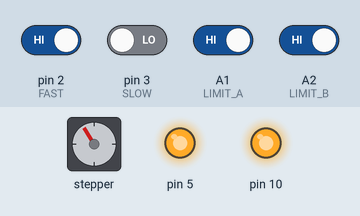
Recording of a sketch running on a simulated Arduino Uno, built with avr-gcc and run on an emulated ATmega328P. Shown: stepper motor, output pins drawn as LEDs (lit = HIGH). The inputs (shaded band) are chosen by the test bench; at power-on: A1 (LIMIT_A), A2 (LIMIT_B), pin 2 (FAST) HIGH, pin 3 (SLOW) LOW. Stepper angles assume 200 steps per turn.

Above: at 3.9 s.
4.0 s: pin 3 (SLOW) driven HIGH
At 5.1 s:
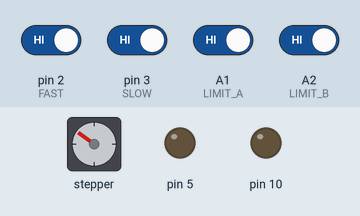
5.7 s: pin 2 (FAST) driven LOW
At 5.95 s:
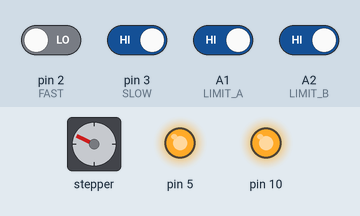
8.7 s: A1 (LIMIT_A) driven LOW
At 9.3 s:
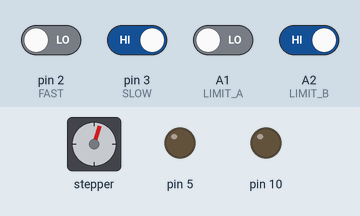
10.2 s: pin 3 (SLOW) driven LOW
13.2 s: A2 (LIMIT_B) driven LOW
At 14.4 s:
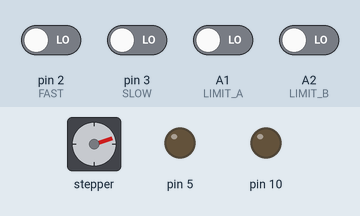
14.7 s: A1 (LIMIT_A) driven HIGH
At 16.35 s:
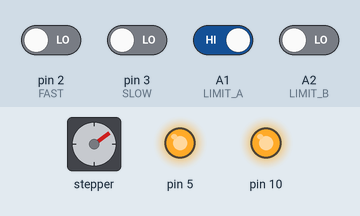
Timing chart, 0 to 18.7 s (numbered marks = the images above; inputs shaded):
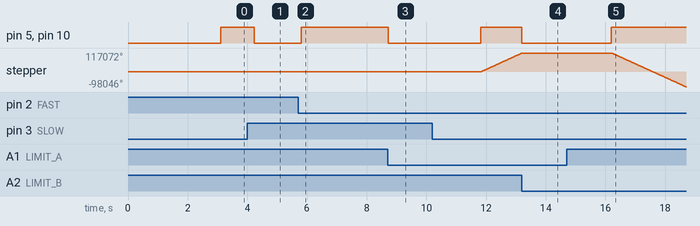

Measured:
- after the input at 4.0 s, pin 5, pin 10: HIGH → LOW after 0.23 s; stepper: goes on until 4.2 s, then stays -54°
- after the input at 5.7 s, pin 5, pin 10: LOW → HIGH after 0.10 s; stepper: keeps turning counter-clockwise at about 596°/s, starting after 0.10 s
- after the input at 8.7 s, pin 5, pin 10: HIGH → LOW at once
- after the input at 13.2 s, pin 5, pin 10: HIGH → LOW at once
- after the input at 14.7 s, pin 5, pin 10: LOW → HIGH after 1.5 s; stepper: keeps turning counter-clockwise at about 86055°/s, starting after 1.5 s
- by itself, stepper: keeps turning counter-clockwise at about 51°/s

The sketch:

move-frv-back.ino
```cpp
#include <Stepper.h>

#define STEPS 200
#define LIMIT_A A1
#define LIMIT_B A2
#define FAST 2
#define SLOW 3

#define ON_LIMIT_A ! digitalRead(LIMIT_A)
#define ON_LIMIT_B ! digitalRead(LIMIT_B)

#define GO_FAST digitalRead(FAST) == 0 && digitalRead(SLOW) == 1
#define GO_SLOW digitalRead(FAST) == 1 && digitalRead(SLOW) == 0
#define GO_NONE digitalRead(FAST) == 1 && digitalRead(SLOW) == 1

#define SP_NONE   0
#define SP_SLOW   8
#define SP_FAST 100

enum tstate {ST_IDLE, ST_LIMIT_A, ST_GO_A, ST_LIMIT_B, ST_GO_B, ST_STOP};

Stepper a_stepper(STEPS, 6, 7, 8, 9);

int read_speed()
{
  if (GO_FAST) return SP_FAST;
  if (GO_SLOW) return SP_SLOW;
  if (GO_NONE) return SP_NONE;
}

void setup()
{
  a_stepper.setSpeed(SP_SLOW);
  Serial.begin(9600);
  pinMode( 5, 1);
  pinMode(10, 1);
  pinMode(FAST, 0);
  pinMode(SLOW, 0);
}

void enable()
{
  digitalWrite( 5, 1);
  digitalWrite(10, 1);
}

void disable()
{
  digitalWrite( 5, 0);
  digitalWrite(10, 0);
}

void go(int steps)
{
  enable();
  a_stepper.step(steps);
}

tstate state = ST_IDLE;
tstate old_state = state;
int current_speed = 0;
int old_speed = 0;

void loop()
{
  current_speed = read_speed();
  if (current_speed != old_speed)
  {
    old_speed = current_speed;
    disable();
    if (current_speed != SP_NONE) a_stepper.setSpeed(current_speed);
    else {
      old_state = state;
      state = ST_STOP;
    }
    delay(100);
  }
  switch (state)
  {
    case ST_IDLE:
      delay(3000);
      if (ON_LIMIT_A) state = ST_LIMIT_A;
      else if (ON_LIMIT_B) state = ST_LIMIT_B;
      else state = ST_GO_A;
      break;
    case ST_LIMIT_A:
      disable();
      delay(3000);
      state = ST_GO_B;
      break;
    case ST_LIMIT_B:
      disable();
      delay(3000);
      state = ST_GO_A;
      break;
    case ST_GO_A:
      if (ON_LIMIT_A) state = ST_LIMIT_A;
      else go(-10);
      break;
    case ST_GO_B:
      if (ON_LIMIT_B) state = ST_LIMIT_B;
      else go( 10);
      break;
    case ST_STOP:
      disable();
      if (current_speed != SP_NONE)
      {
        a_stepper.setSpeed(current_speed);
        state = old_state;
      }
      break;
  }
}
```
